Frame 1 (no input): blank canvas, image omitted
Frame 60 (the mouse pressed at the canvas centre just before this capture): blank canvas, image omitted
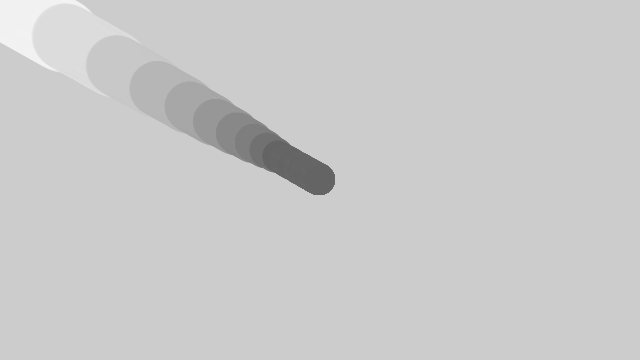
Frame 120 (the mouse held since frame 60 and released just before this capture)

The Processing sketch whose frames 1 and 60 were blank and that drew this single picture after the mouse press (run headless with seeded random() and noise(); from frame 60 on, the mouse is pressed at the canvas centre):

// Processing sketch: spray
// ── spray.pde
float x;
float y; 
float px;
float py;
float easing = 0.2;
float weight= 80;
boolean bg=false;
boolean once=false;

void setup() {
  size(640, 360); 
  stroke(0);
  smooth();
}

void draw() { 
  //line(0, 10, width, 50);
  //Line(0, 10, width, 50);
  //background(51);

  if (bg) {
    fill(255, 200);
    noStroke();
    rect(0, 0, width, height);
  } else {
  }



  if (mousePressed) {
    //if (once==false) {
    //  once=true;
    //  x = mouseX;
    //  y = mouseY;
    //} else {

    //}

    x += (mouseX-x) * easing;
    y += (mouseY-y) * easing;
    
    //println(dist(x, y, px, py));
    if (dist(x, y, px, py)>10) {
      if (weight<5) {
        weight=5;
      } else {
        weight = weight/1.1;
      }
    } else {

      if (weight>30) {
        weight=30;
      } else {
        weight++;
      }
    }

    //float weight = dist(x, y, px, py);
    strokeWeight(weight);
    float _color = map(weight, 0, 30, 0, 100);
    stroke(_color, 100);
    //line(x, y, px, py);
    //ellipse(x, y, weight, weight);
    Line(x, y, px, py, 100);

    py = y;
    px = x;
  } else {
    once=false;
  }
}

//Line Algorithm
void Line(float x1, float y1, float x2, float y2, int pitch)
{
  int i=0;
  while (i<pitch) {
    float tmpx = (x1)+(x2-x1)/pitch*i;
    float tmpy = (y1)+(y2-y1)/pitch*i;
    point(tmpx, tmpy);
    i++;
  }
}

void keyPressed() {
  bg=!bg;
}
